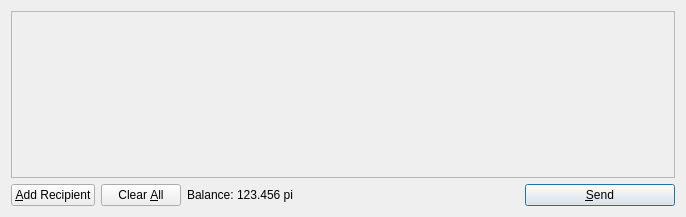
<?xml version="1.0" encoding="UTF-8"?>
<ui version="4.0">
 <class>SendCoinsDialog</class>
 <widget class="QDialog" name="SendCoinsDialog">
  <property name="geometry">
   <rect>
    <x>0</x>
    <y>0</y>
    <width>686</width>
    <height>217</height>
   </rect>
  </property>
  <property name="windowTitle">
   <string>Send Coins</string>
  </property>
 
  <layout class="QVBoxLayout" name="verticalLayout">
   <item>
    <widget class="QScrollArea" name="scrollArea">
     <property name="widgetResizable">
      <bool>true</bool>
     </property>
     <widget class="QWidget" name="scrollAreaWidgetContents">
      <property name="geometry">
       <rect>
        <x>0</x>
        <y>0</y>
        <width>660</width>
        <height>149</height>
       </rect>
      </property>
      <layout class="QVBoxLayout" name="verticalLayout_2">
       <property name="leftMargin">
        <number>0</number>
       </property>
       <property name="topMargin">
        <number>0</number>
       </property>
       <property name="rightMargin">
        <number>0</number>
       </property>
       <property name="bottomMargin">
        <number>0</number>
       </property>
       <item>
        <layout class="QVBoxLayout" name="entries">
         <property name="spacing">
          <number>6</number>
         </property>
        </layout>
       </item>
       <item>
        <spacer name="verticalSpacer">
         <property name="orientation">
          <enum>Qt::Vertical</enum>
         </property>
         <property name="sizeHint" stdset="0">
          <size>
           <width>20</width>
           <height>40</height>
          </size>
         </property>
        </spacer>
       </item>
      </layout>
     </widget>
    </widget>
   </item>
   <item>
    <layout class="QHBoxLayout" name="horizontalLayout">
     <item>
      <widget class="QPushButton" name="addButton">
       <property name="toolTip">
        <string>Send to multiple recipients at once</string>
       </property>
       <property name="text">
        <string>&amp;Add Recipient</string>
       </property>
       <property name="icon">
        <iconset resource="../bitcoin.qrc">
         <normaloff>:/icons/add</normaloff>:/icons/add</iconset>
       </property>
       <property name="autoDefault">
        <bool>false</bool>
       </property>
      </widget>
     </item>
     <item>
      <widget class="QPushButton" name="clearButton">
       <property name="sizePolicy">
        <sizepolicy hsizetype="Minimum" vsizetype="Fixed">
         <horstretch>0</horstretch>
         <verstretch>0</verstretch>
        </sizepolicy>
       </property>
       <property name="toolTip">
        <string>Remove all transaction fields</string>
       </property>
       <property name="text">
        <string>Clear &amp;All</string>
       </property>
       <property name="icon">
        <iconset resource="../bitcoin.qrc">
         <normaloff>:/icons/remove</normaloff>:/icons/remove</iconset>
       </property>
       <property name="autoRepeatDelay">
        <number>300</number>
       </property>
       <property name="autoDefault">
        <bool>false</bool>
       </property>
      </widget>
     </item>
     <item>
      <layout class="QHBoxLayout" name="horizontalLayout_2">
       <property name="spacing">
        <number>3</number>
       </property>
       <item>
        <widget class="QLabel" name="label">
         <property name="text">
          <string>Balance:</string>
         </property>
        </widget>
       </item>
       <item>
        <widget class="QLabel" name="labelBalance">
         <property name="cursor">
          <cursorShape>IBeamCursor</cursorShape>
         </property>
         <property name="text">
          <string>123.456 pi</string>
         </property>
         <property name="textInteractionFlags">
          <set>Qt::LinksAccessibleByMouse|Qt::TextSelectableByKeyboard|Qt::TextSelectableByMouse</set>
         </property>
        </widget>
       </item>
      </layout>
     </item>
     <item>
      <spacer name="horizontalSpacer">
       <property name="orientation">
        <enum>Qt::Horizontal</enum>
       </property>
       <property name="sizeHint" stdset="0">
        <size>
         <width>40</width>
         <height>20</height>
        </size>
       </property>
      </spacer>
     </item>
     <item>
      <widget class="QPushButton" name="sendButton">
       <property name="minimumSize">
        <size>
         <width>150</width>
         <height>0</height>
        </size>
       </property>
       <property name="toolTip">
        <string>Confirm the send action</string>
       </property>
       <property name="text">
        <string>&amp;Send</string>
       </property>
       <property name="icon">
        <iconset resource="../bitcoin.qrc">
         <normaloff>:/icons/send</normaloff>:/icons/send</iconset>
       </property>
       <property name="default">
        <bool>true</bool>
       </property>
      </widget>
     </item>
    </layout>
   </item>
  </layout>
 </widget>
 <resources>
  <include location="../bitcoin.qrc"/>
 </resources>
 <connections/>
</ui>
